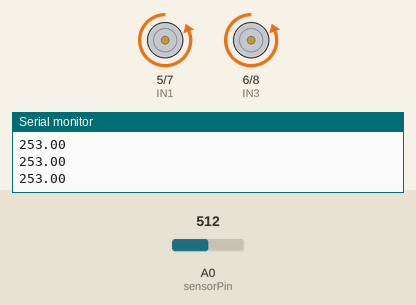
Recording of a sketch running on a simulated Arduino Uno, built with avr-gcc and run on an emulated ATmega328P. Shown: motor-driver pin pairs drawn as motors (green arrow = first pin HIGH = forward, orange = second pin HIGH = backward, longer = more drive, scaled by the enable pin), the last lines printed to the serial monitor. Inputs (shaded band) come from the test bench; at power-on: A0 (sensorPin) = 512.

Above: at 1.2 s.
1.3 s: A0 (sensorPin) set to 716
At 1.8 s:
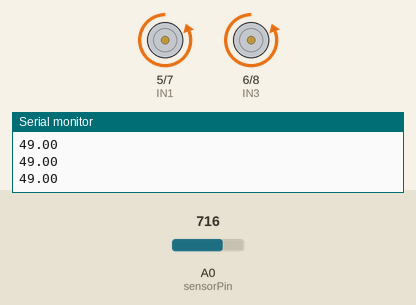
2.8 s: A0 (sensorPin) set to 762
At 4.0 s:
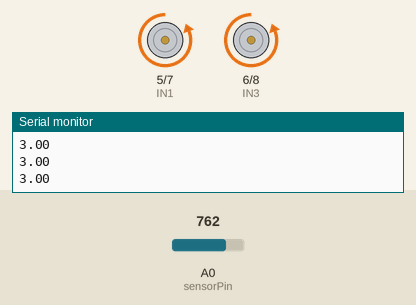
4.3 s: A0 (sensorPin) set to 780
At 5.0 s:
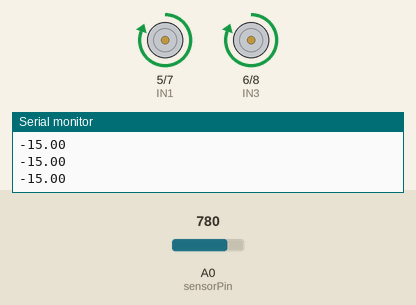
5.8 s: A0 (sensorPin) set to 755
At 6.2 s:
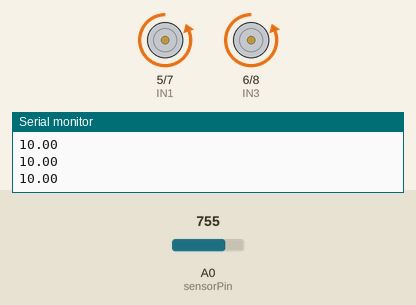
Timing chart, 0 to 8.3 s (numbered marks = the images above; inputs shaded):
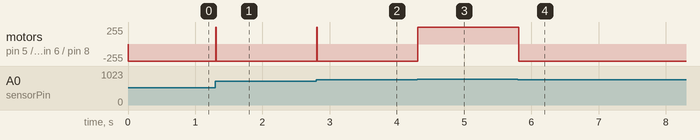

Measured:
- the behaviour switches between 768 and 769 on A0 (sensorPin) (found by bisection; images 2 and 3)
- after the input at 1.3 s, motor on pin 5 (IN1) / pin 7 (IN2), motor on pin 6 (IN3) / pin 8 (IN4): backward 255/255 → forward 255/255 at once, → backward 255/255 0.01 s later
- after the input at 2.8 s, motor on pin 5 (IN1) / pin 7 (IN2), motor on pin 6 (IN3) / pin 8 (IN4): backward 255/255 → forward 255/255 at once, → backward 255/255 0.01 s later
- after the input at 4.3 s, motor on pin 5 (IN1) / pin 7 (IN2), motor on pin 6 (IN3) / pin 8 (IN4): backward 255/255 → forward 255/255 at once
- after the input at 5.8 s, motor on pin 5 (IN1) / pin 7 (IN2), motor on pin 6 (IN3) / pin 8 (IN4): forward 255/255 → backward 255/255 at once

The sketch:

self_balancing_robot1.ino
```cpp
// C++ code
//
// --- PID constants --- you may need adjust these values based on the performance of your robot
float Kp = 10;
float Ki = 0.001;
float Kd = 20;

// --- Variables ---
float setPoint = 765;  // Adjust based on upright sensor value
float input, error, previousError = 0;
float integral = 0;
float output;

// --- Motor 1 (Left) --- // your motor may not have this exact same order. Feel free (safely) order your motors.
int ENA = 10;
int IN1 = 5;
int IN2 = 7;

// --- Motor 2 (Right) ---
int ENB = 9;
int IN3 = 6;
int IN4 = 8;

// --- Sensor pin ---
int sensorPin = A0;

void setup() {
  Serial.begin(9600);

  // Motor 1
  pinMode(ENA, OUTPUT);
  pinMode(IN1, OUTPUT);
  pinMode(IN2, OUTPUT);

  // Motor 2
  pinMode(ENB, OUTPUT);
  pinMode(IN3, OUTPUT);
  pinMode(IN4, OUTPUT);
}

void loop() {
  input = analogRead(sensorPin); // read info from the analog sensor
  error = setPoint - input; // set the error to the difference between desired value and the sensor reading

  integral += error; // += is a short hand for integral = integral + error, meaning the accumulating error will be stored as integral
  float derivative = error - previousError; // derivative deals with the rate of the error
  output = Kp * error + Ki * integral + Kd * derivative; // this is the final result for driving the motor
  previousError = error; // in each loop renew the previousError based on the sensor readings

  moveMotors(output); // this is defined as new void function below
  delay(10);
}

void moveMotors(float speed) { // the output will be exucuted into here and adjust the speed of the motor accordingly. For instance, if the robot is leaning towards the ground, the motor will go backward or vice versa.
  speed = constrain(speed, -355, 355);
  Serial.println(error);

  if (speed > 0) {
    // Move backward
    digitalWrite(IN1, LOW); digitalWrite(IN2, HIGH);
    digitalWrite(IN3, LOW); digitalWrite(IN4, HIGH);
    analogWrite(ENA, -speed);
    analogWrite(ENB, -speed);
  } else {
    // Move forward
    digitalWrite(IN1, HIGH); digitalWrite(IN2, LOW);
    digitalWrite(IN3, HIGH); digitalWrite(IN4, LOW);
    analogWrite(ENA, speed);
    analogWrite(ENB, speed);
  }

}
```
